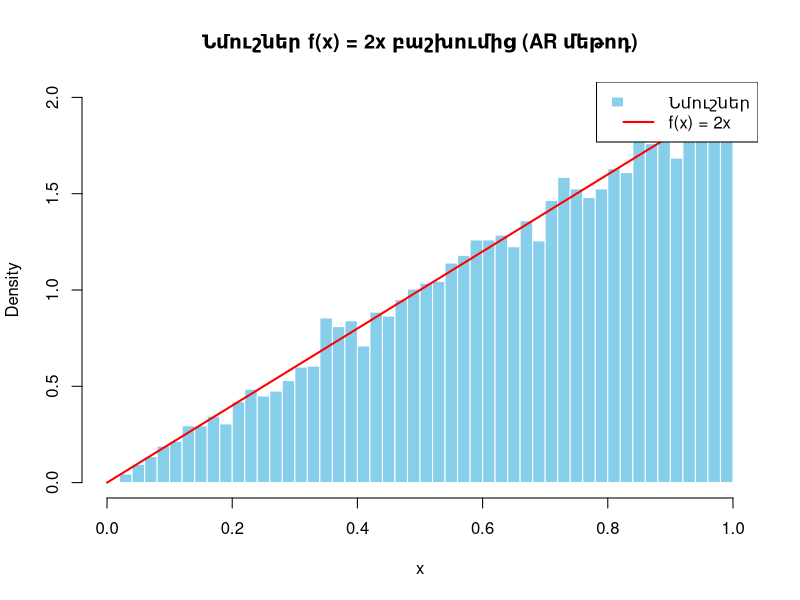

Generate this figure with R:
n_samples <- 10000

# դատարկ վեկտոր
accepted <- numeric(0)

while (length(accepted) < n_samples) {
  x <- runif(1)              # Նմուշ g(x)-ից՝ Uniform(0,1)
  u <- runif(1)              # u ∼ Uniform(0,1)
  if (u <= x) {              # f(x)/(c·g(x)) = 2x / 2 = x
    accepted <- c(accepted, x)
  }
}

# ստացված բաշխման համար գծում ենք հիստոգրամը 
hist(accepted, breaks = 50, probability = TRUE,
     main = "Նմուշներ f(x) = 2x բաշխումից (AR մեթոդ)",
     xlab = "x", col = "skyblue", border = "white")

# գծում ենք իրական f(x) = 2x ֆունկցիան
curve(2 * x, from = 0, to = 1, col = "red", lwd = 2, add = TRUE)
legend("topright", legend = c("Նմուշներ", "f(x) = 2x"),
       fill = c("skyblue", NA), border = c("white", NA),
       lty = c(NA, 1), col = c(NA, "red"), lwd = c(NA, 2))
